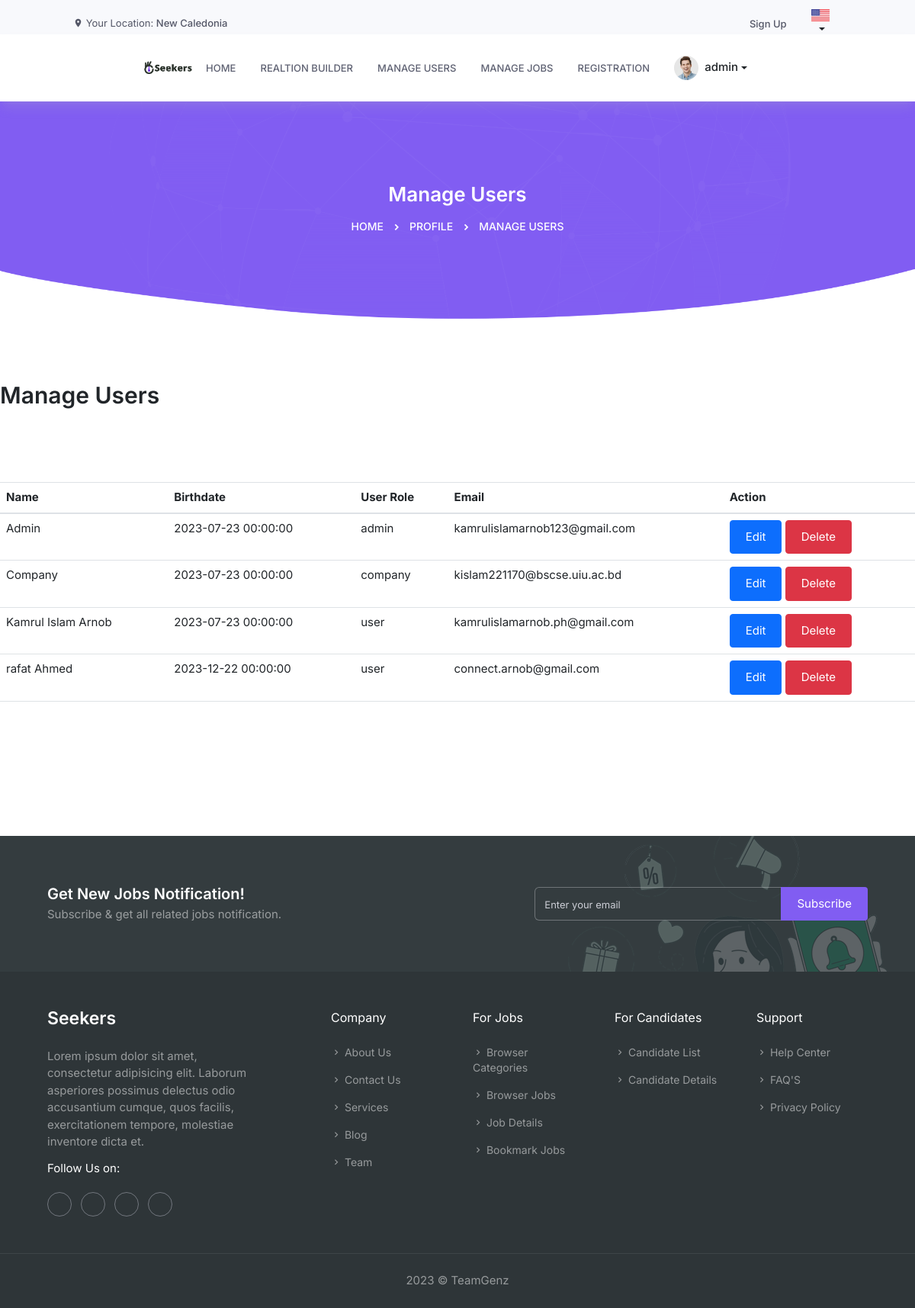
The page /admin/manage-users.php (signed in) on the database its author committed.
### tables this page shows
CREATE TABLE `users` (
  `id` bigint(20) UNSIGNED NOT NULL,
  `name` varchar(255) NOT NULL,
  `user_name` varchar(255) DEFAULT NULL,
  `email` varchar(255) NOT NULL,
  `email_verified_at` timestamp NULL DEFAULT NULL,
  `password` varchar(255) NOT NULL,
  `role` enum('admin','company','user') NOT NULL DEFAULT 'user',
  `status` enum('active','inactive') NOT NULL DEFAULT 'active',
  `remember_token` varchar(100) DEFAULT NULL,
  `created_at` timestamp NULL DEFAULT NULL,
  `updated_at` timestamp NULL DEFAULT NULL,
  `DOB` datetime NOT NULL DEFAULT '2023-07-23 00:00:00',
  `LastLogin` datetime DEFAULT '2023-11-24 23:24:59',
  `address` varchar(255) NOT NULL,
  `profile_picture` varchar(255) NOT NULL,
  `designation` text DEFAULT NULL,
  `about` varchar(250) NOT NULL,
  `phone` int(11) NOT NULL,
  `tagline` varchar(255) DEFAULT NULL,
  `cv` varchar(255) DEFAULT NULL,
  `Nationality` varchar(255) NOT NULL,
  `Freelance` varchar(255) DEFAULT NULL,
  `map_location` varchar(500) NOT NULL,
  `Facebook` varchar(250) NOT NULL,
  `Github` varchar(250) NOT NULL,
  `Linkedin` varchar(250) NOT NULL,
  `Whatsapp` varchar(100) NOT NULL,
  `experience_working` varchar(255) DEFAULT NULL
);

### database/crud/DBConnection.php (called while the page is built, shortened)
<?php
class DBConnection {
    private $host = 'localhost';
    private $username = 'root';
    private $password = '1';
    private $database = 'seekers_database';
    public function __construct() {
        $this->conn = new mysqli($this->host, $this->username, $this->password, $this->database);
    }
}
?>

### admin/manage-users.php (the view, shortened to what this page needs)
<!DOCTYPE html>
<html lang="en" dir="ltr" data-mode="light" class="scroll-smooths group" data-theme-color="violet">
<head>
 <link rel="stylesheet" href="https://maxcdn.bootstrapcdn.com/bootstrap/4.0.0/css/bootstrap.min.css">
    <link href="https://cdn.jsdelivr.net/npm/bootstrap@5.3.0/dist/css/bootstrap.min.css" rel="stylesheet">
    <link rel="stylesheet" href="../assets/libs/choices.js/public/assets/styles/choices.min.css">
    <link rel="stylesheet" href="../assets/css/icons.css" />
    <link rel="stylesheet" href="../assets/css/tailwind.css" />
</head>
<body class="bg-white dark:bg-neutral-800">
<?php
require_once($_SERVER['DOCUMENT_ROOT'] . '/Seekers---job-portal-using-php-tailwind-mysql/database/crud/DBConnection.php');
$db = new DBConnection();
$sql = "SELECT * FROM users";
$result = $db->conn->query($sql);
?>
    <?php
        include('nav1.php');
    ?>
    <div class="main-content">
        <div class="page-content">
            <section
                class="pt-28 lg:pt-44 pb-28 group-data-[theme-color=violet]:bg-violet-500 group-data-[theme-color=sky]:bg-sky-500 group-data-[theme-color=red]:bg-red-500 group-data-[theme-color=green]:bg-green-500 group-data-[theme-color=pink]:bg-pink-500 group-data-[theme-color=blue]:bg-blue-500 dark:bg-neutral-900 bg-[url('../images/home/page-title.png')] bg-center bg-cover relative">
                <div class="container mx-auto">
                    <div class="grid">
                        <div class="col-span-12">
                            <div class="text-center text-white">
                                <h3 class="mb-4 text-[26px]">Manage Users</h3>
                                <div class="page-next">
                                    <nav class="inline-block" aria-label="breadcrumb text-center">
                                        <ol class="flex flex-wrap justify-center text-sm font-medium uppercase">
                                            <li><a href="index.html">Home</a></li>
                                            <li><i class="bx bxs-chevron-right align-middle px-2.5"></i><a
                                                    href="javascript:void(0)">Profile</a></li>
                                            <li class="active" aria-current="page"><i
                                                    class="bx bxs-chevron-right align-middle px-2.5"></i>Manage Users
                                            </li>
                                        </ol>
                                    </nav>
                                </div>
                            </div>
                        </div>
                    </div>
                </div>
                <img src="assets/images/about/shape.png" alt="" class="absolute block bg-cover -bottom-0 dark:hidden">
            </section>
            <section class="py-20">
       <h2 class="mb-4">Manage Users</h2>
        <section class="py-20">
            <?php if ($result && $result->num_rows > 0) : ?>
                <table class="table">
                    <thead>
                        <tr>
                            <th>Name</th>
                            <th>Birthdate</th>
                            <th>User Role</th>
                            <th>Email</th>
                            <th>Action</th>
                        </tr>
                    </thead>
                    <tbody>
                        <?php while ($row = $result->fetch_assoc()) : ?>
                            <tr>
                                <td><?= $row['name'] ?></td>
                                <td><?= $row['DOB'] ?></td>
                                <td><?= $row['role'] ?></td>
                                <td><?= $row['email'] ?></td>
                                 <td>
                        <a href="edit_user.php?id=<?= $row['id'] ?>" class="btn btn-primary">Edit</a>
                        <a href="process_delete_user.php?id=<?= $row['id'] ?>" class="btn btn-danger">Delete</a>
                      </td>
                            </tr>
                        <?php endwhile; ?>
                    </tbody>
                </table>
            <?php else : ?>
                <p>No users found.</p>
            <?php endif; ?>
        </section>
            </section>
        </div>
    </div>
     <?php
        include('../user/footer.php');
        ?>
</body>
</html>

### rows shown on the page
users: name "Admin", DOB "2023-07-23 00:00:00", role "admin", email "kamrulislamarnob123@gmail.com"
users: name "Company", DOB "2023-07-23 00:00:00", role "company", email "kislam221170@bscse.uiu.ac.bd"
users: name "Kamrul Islam Arnob", DOB "2023-07-23 00:00:00", role "user", email "kamrulislamarnob.ph@gmail.com"
users: name "rafat Ahmed", DOB "2023-12-22 00:00:00", role "user", email "connect.arnob@gmail.com"

### other values the page prints
$_SESSION['username'] "admin"
